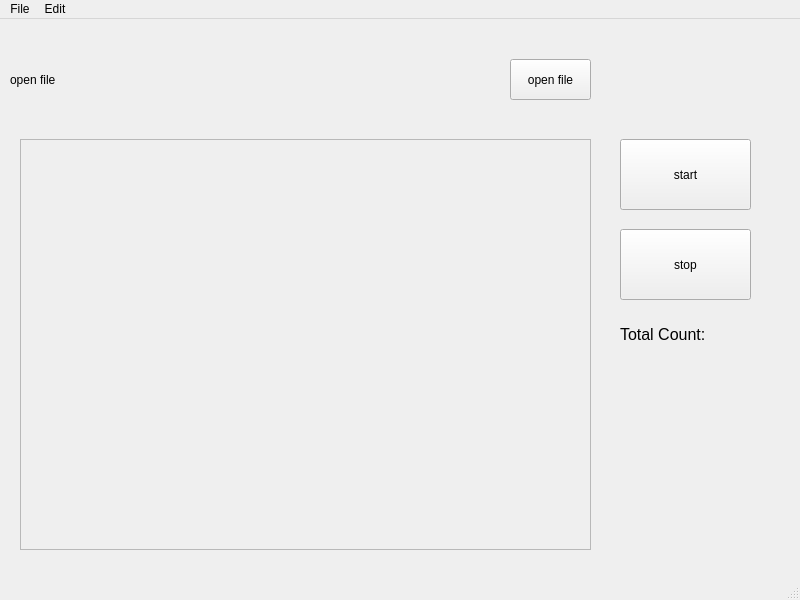
<?xml version="1.0" encoding="UTF-8"?>
<ui version="4.0">
 <class>MainWindow</class>
 <widget class="QMainWindow" name="MainWindow">
  <property name="geometry">
   <rect>
    <x>0</x>
    <y>0</y>
    <width>800</width>
    <height>600</height>
   </rect>
  </property>
  <property name="windowTitle">
   <string>MainWindow</string>
  </property>
  <widget class="QWidget" name="centralwidget">
   <widget class="QPushButton" name="start">
    <property name="geometry">
     <rect>
      <x>620</x>
      <y>120</y>
      <width>131</width>
      <height>71</height>
     </rect>
    </property>
    <property name="text">
     <string>start</string>
    </property>
   </widget>
   <widget class="QPushButton" name="stop">
    <property name="geometry">
     <rect>
      <x>620</x>
      <y>210</y>
      <width>131</width>
      <height>71</height>
     </rect>
    </property>
    <property name="text">
     <string>stop</string>
    </property>
   </widget>
   <widget class="QLabel" name="totalcount">
    <property name="geometry">
     <rect>
      <x>620</x>
      <y>280</y>
      <width>131</width>
      <height>71</height>
     </rect>
    </property>
    <property name="font">
     <font>
      <pointsize>12</pointsize>
      <weight>50</weight>
      <bold>false</bold>
     </font>
    </property>
    <property name="text">
     <string>Total Count:</string>
    </property>
   </widget>
   <widget class="QFrame" name="frame">
    <property name="geometry">
     <rect>
      <x>20</x>
      <y>120</y>
      <width>571</width>
      <height>411</height>
     </rect>
    </property>
    <property name="frameShape">
     <enum>QFrame::StyledPanel</enum>
    </property>
    <property name="frameShadow">
     <enum>QFrame::Raised</enum>
    </property>
   </widget>
   <widget class="QPushButton" name="openfile">
    <property name="geometry">
     <rect>
      <x>510</x>
      <y>40</y>
      <width>81</width>
      <height>41</height>
     </rect>
    </property>
    <property name="text">
     <string>open file</string>
    </property>
   </widget>
   <widget class="QLabel" name="openfilelabel">
    <property name="geometry">
     <rect>
      <x>10</x>
      <y>40</y>
      <width>481</width>
      <height>41</height>
     </rect>
    </property>
    <property name="text">
     <string>open file</string>
    </property>
   </widget>
  </widget>
  <widget class="QMenuBar" name="menubar">
   <property name="geometry">
    <rect>
     <x>0</x>
     <y>0</y>
     <width>800</width>
     <height>21</height>
    </rect>
   </property>
   <widget class="QMenu" name="menuFile">
    <property name="title">
     <string>File</string>
    </property>
    <addaction name="actionNew"/>
    <addaction name="actionSave"/>
   </widget>
   <widget class="QMenu" name="menuEdit">
    <property name="title">
     <string>Edit</string>
    </property>
    <addaction name="actionCopy"/>
    <addaction name="actionPaste"/>
   </widget>
   <addaction name="menuFile"/>
   <addaction name="menuEdit"/>
  </widget>
  <widget class="QStatusBar" name="statusbar"/>
  <action name="actionNew">
   <property name="text">
    <string>New</string>
   </property>
   <property name="statusTip">
    <string>Create a new file</string>
   </property>
   <property name="shortcut">
    <string>Ctrl+N</string>
   </property>
  </action>
  <action name="actionSave">
   <property name="text">
    <string>Save</string>
   </property>
   <property name="statusTip">
    <string>Save a file</string>
   </property>
   <property name="shortcut">
    <string>Ctrl+S</string>
   </property>
  </action>
  <action name="actionCopy">
   <property name="text">
    <string>Copy</string>
   </property>
   <property name="shortcut">
    <string>Ctrl+C</string>
   </property>
  </action>
  <action name="actionPaste">
   <property name="text">
    <string>Paste</string>
   </property>
   <property name="shortcut">
    <string>Ctrl+V</string>
   </property>
  </action>
 </widget>
 <resources/>
 <connections/>
</ui>
